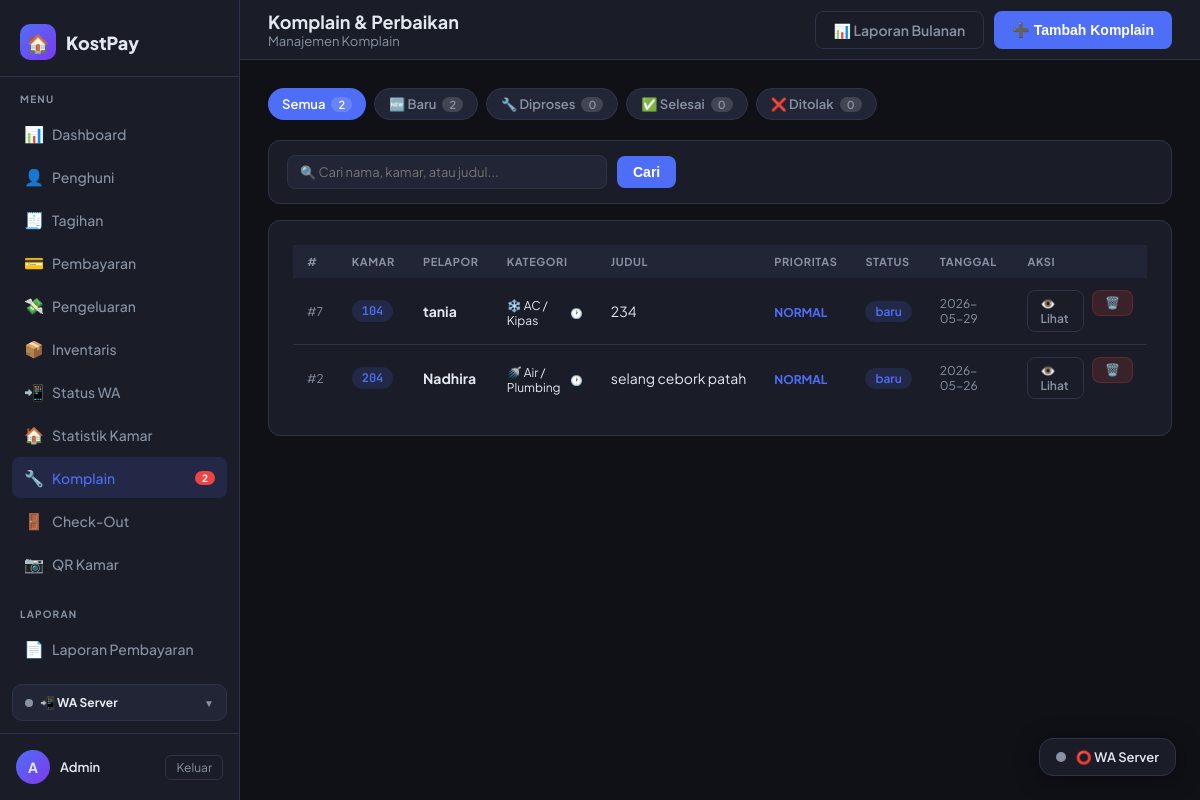
The app's page /komplain/ (signed in) with its own data.
### tables this page shows
CREATE TABLE komplain (
            id            INTEGER PRIMARY KEY AUTOINCREMENT,
            nama_pelapor  TEXT    NOT NULL,
            nomor_kamar   TEXT    NOT NULL,
            no_hp         TEXT,
            kategori      TEXT    NOT NULL DEFAULT 'lainnya',
            judul         TEXT    NOT NULL,
            deskripsi     TEXT    NOT NULL,
            foto_path     TEXT,
            status        TEXT    NOT NULL DEFAULT 'baru',
            -- status: baru | diproses | selesai | ditolak
            prioritas     TEXT    NOT NULL DEFAULT 'normal',
            -- prioritas: rendah | normal | tinggi | urgent
            catatan_admin TEXT,
            created_at    TEXT    NOT NULL DEFAULT (datetime('now','localtime')),
            updated_at    TEXT    NOT NULL DEFAULT (datetime('now','localtime')),
            selesai_at    TEXT
        );

### routes/komplain_routes.py (the view)
@komplain_bp.route('/')
@login_required
def index():
    status = request.args.get('status', '')
    search = request.args.get('q', '')
    now    = datetime.now()
    bulan  = int(request.args.get('bulan', now.month))
    tahun  = int(request.args.get('tahun', now.year))
    daftar = komplain_model.get_all(
        status=status or None,
        bulan=bulan if request.args.get('bulan') else None,
        tahun=tahun if request.args.get('tahun') else None,
        search=search or None,
    )
    semua  = komplain_model.get_all()
    counts = {s: sum(1 for r in semua if r['status']==s)
              for s,_ in komplain_model.STATUS_LIST}
    counts['semua'] = len(semua)
    from models.database import get_db
    terakhir_selesai = {}
    for r in daftar:
        row_ts = get_db().execute(
            """SELECT selesai_at, updated_at FROM komplain
               WHERE UPPER(TRIM(nomor_kamar)) = UPPER(TRIM(?))
                 AND LOWER(kategori)          = LOWER(?)
                 AND status                   = 'selesai'
                 AND id                       != ?
               ORDER BY COALESCE(selesai_at, updated_at) DESC
               LIMIT 1""",
            (r['nomor_kamar'], r['kategori'], r['id'])
        ).fetchone()
        if row_ts:
            tgl = row_ts['selesai_at'] or row_ts['updated_at']
            if tgl:
                terakhir_selesai[r['id']] = tgl[:10]
    return render_template('komplain/index.html',
        daftar=daftar,
        counts=counts,
        status_filter=status,
        search=search,
        bulan=bulan, tahun=tahun,
        STATUS_LIST=komplain_model.STATUS_LIST,
        KATEGORI_LIST=komplain_model.KATEGORI_LIST,
        PRIORITAS_LIST=komplain_model.PRIORITAS_LIST,
        terakhir_selesai=terakhir_selesai,
    )

### models/database.py (called while the page is built)
def get_db():
    conn = sqlite3.connect(DATABASE)
    conn.row_factory = sqlite3.Row
    return conn

### models/komplain_model.py (called while the page is built)
def get_all(status=None, bulan=None, tahun=None, search=None):
    db   = get_db()
    sql  = "SELECT * FROM komplain WHERE 1=1"
    args = []
    if status:
        sql += " AND status = ?"; args.append(status)
    if bulan and tahun:
        sql += " AND strftime('%Y-%m', created_at) = ?"; args.append(f"{tahun}-{bulan:02d}")
    if search:
        sql += " AND (nama_pelapor LIKE ? OR nomor_kamar LIKE ? OR judul LIKE ?)"; args += [f"%{search}%"]*3
    sql += " ORDER BY created_at DESC"
    return db.execute(sql, args).fetchall()

### routes/komplain_routes.py (called while the page is built)
def login_required(f):
    @wraps(f)
    def decorated(*args, **kwargs):
        if not session.get('admin_id'):
            return redirect(url_for('auth.login'))
        return f(*args, **kwargs)
    return decorated

### utils/context_processors.py (called while the page is built)
def register_context_processors(app):
    @app.context_processor
    def inject_komplain_badge():
        if not session.get('admin_id'):
            return {}
        try:
            from models.database import get_db
            row = get_db().execute(
                "SELECT COUNT(*) c FROM komplain WHERE status='baru'"
            ).fetchone()
            return {'komplain_baru_count': row['c'] if row and row['c'] else 0}
        except Exception:
            return {'komplain_baru_count': 0}

### templates/komplain/index.html (shortened to what this page needs)
{% extends 'base.html' %}
{% block page_title %}Komplain & Perbaikan{% endblock %}
{% block breadcrumb %}Manajemen Komplain{% endblock %}
{% block topbar_actions %}
  <a href="{{ url_for('komplain.laporan') }}" class="btn btn-outline">📊 Laporan Bulanan</a>
  <button onclick="openModal()" class="btn btn-primary">➕ Tambah Komplain</button>
{% endblock %}
{% block content %}
<div style="display:flex; gap:8px; flex-wrap:wrap; margin-bottom:20px;">
  {% set tabs = [('', 'Semua', counts.semua), ('baru','🆕 Baru', counts.baru),
                 ('diproses','🔧 Diproses', counts.diproses),
                 ('selesai','✅ Selesai', counts.selesai),
                 ('ditolak','❌ Ditolak', counts.ditolak)] %}
  {% for val, label, cnt in tabs %}
  <a href="{{ url_for('komplain.index', status=val, q=search) }}"
     style="display:inline-flex; align-items:center; gap:6px; padding:7px 14px; border-radius:20px;
            font-size:13px; font-weight:600; text-decoration:none; transition:all .15s;
            {{ 'background:var(--accent); color:#fff;' if status_filter==val else 'background:var(--surface2); color:var(--muted); border:1px solid var(--border);' }}">
    {{ label }}
    <span style="background:rgba(255,255,255,.15); border-radius:10px; padding:1px 7px; font-size:11px;">{{ cnt }}</span>
  </a>
  {% endfor %}
</div>
<div class="card" style="padding:14px 18px; margin-bottom:16px;">
  <form method="GET" style="display:flex; gap:10px; align-items:center; flex-wrap:wrap;">
    <input type="text" name="q" value="{{ search }}" placeholder="🔍 Cari nama, kamar, atau judul..."
           style="max-width:320px; padding:8px 12px; font-size:13px;">
    <button type="submit" class="btn btn-primary" style="padding:8px 16px;">Cari</button>
  </form>
</div>
<div class="card">
  <div class="table-wrap">
    {% if daftar %}
    <table>
      <thead>
        <tr>
          <th>#</th><th>Kamar</th><th>Pelapor</th><th>Kategori</th>
          <th>Judul</th><th>Prioritas</th><th>Status</th>
          <th>Tanggal</th><th>Aksi</th>
        </tr>
      </thead>
      <tbody>
      {% for r in daftar %}
      {% set prio_color = {'urgent':'var(--red)','tinggi':'#f97316','normal':'var(--accent)','rendah':'var(--muted)'} %}
      {% set stat_badge = {'baru':'badge-info','diproses':'badge-warning','selesai':'badge-success','ditolak':'badge-secondary'} %}
      <tr>
        <td class="text-muted" style="font-size:12px;">#{{ r.id }}</td>
        <td><span class="badge badge-info text-mono">{{ r.nomor_kamar }}</span></td>
        <td class="fw-bold">{{ r.nama_pelapor }}</td>
        <td>
          {% for k, label in KATEGORI_LIST %}{% if k==r.kategori %}
          <span class="kat-cell"
                data-kamar="{{ r.nomor_kamar }}"
                data-label="{{ label }}"
                data-terakhir="{{ terakhir_selesai.get(r.id, '') }}"
                onclick="bukaRiwayat('{{ r.nomor_kamar }}', '{{ r.nama_pelapor }}')"
                style="font-size:12px; cursor:pointer; position:relative; display:inline-flex; align-items:center; gap:4px;">
            {{ label }}
            <span style="font-size:10px; color:var(--muted);">🕐</span>
          </span>
          {% endif %}{% endfor %}
        </td>
        <td style="max-width:220px; overflow:hidden; text-overflow:ellipsis; white-space:nowrap;"
            title="{{ r.judul }}">{{ r.judul }}</td>
        <td>
          <span style="font-size:12px; font-weight:700; color:{{ prio_color.get(r.prioritas,'var(--muted)') }};">
            {{ r.prioritas | upper }}
          </span>
        </td>
        <td><span class="badge {{ stat_badge.get(r.status,'badge-secondary') }}">{{ r.status }}</span></td>
        <td class="text-muted" style="font-size:12px;">{{ r.created_at[:10] }}</td>
        <td>
          <div class="flex gap-2">
            <a href="{{ url_for('komplain.detail', kid=r.id) }}" class="btn btn-outline btn-sm">👁️ Lihat</a>
            <form method="POST" action="{{ url_for('komplain.hapus', kid=r.id) }}"
                  onsubmit="return confirm('Hapus komplain ini?')" style="display:inline;">
              <button type="submit" class="btn btn-danger btn-sm">🗑️</button>
            </form>
          </div>
        </td>
      </tr>
      {% endfor %}
      </tbody>
    </table>
    {% endif %}
  </div>
</div>
{% endblock %}

### templates/base.html (style rules this page uses)
:root { --bg: #0f1117; --surface: #1a1d27; --surface2: #222535; --border: #2e3347; --accent: #4f6ef7; --accent2: #7c3aed; --green: #22c55e; --yellow: #eab308; --red: #ef4444; --text: #e2e8f0; --muted: #8892a4; --font: 'Plus Jakarta Sans', sans-serif; --mono: 'JetBrains Mono', monospace; --radius: 12px; --sidebar-w: 240px; }
* { box-sizing: border-box; margin: 0; padding: 0; }
body { font-family: var(--font); background: var(--bg); color: var(--text); min-height: 100vh; display: flex; }
.card { background: var(--surface); border: 1px solid var(--border); border-radius: var(--radius); padding: 24px; }
.table-wrap { overflow-x: auto; }
table { width: 100%; border-collapse: collapse; font-size: 14px; }
th { background: var(--surface2); color: var(--muted); font-size: 11px; font-weight: 700; text-transform: uppercase; letter-spacing: .6px; padding: 10px 14px; text-align: left; }
td { padding: 12px 14px; border-bottom: 1px solid var(--border); }
tr:last-child td { border-bottom: none; }
.badge { display: inline-flex; align-items: center; padding: 3px 10px; border-radius: 20px; font-size: 12px; font-weight: 600; }
.badge-info { background: rgba(79,110,247,.15); color: var(--accent); }
.btn { display: inline-flex; align-items: center; gap: 6px; padding: 9px 18px; border-radius: 8px; font-size: 14px; font-weight: 600; cursor: pointer; border: none; text-decoration: none; transition: all .15s; }
.btn-primary { background: var(--accent); color: #fff; }
.btn-danger { background: rgba(239,68,68,.15); color: var(--red); border: 1px solid rgba(239,68,68,.2); }
.btn-sm { padding: 5px 12px; font-size: 12px; }
.btn-outline { background: none; border: 1px solid var(--border); color: var(--muted); }
input, select, textarea { width: 100%; background: var(--surface2); border: 1px solid var(--border); border-radius: 8px; padding: 10px 14px; color: var(--text); font-family: var(--font); font-size: 14px; outline: none; transition: border-color .15s; }
.flex { display: flex; }
.gap-2 { gap: 8px; }
.text-muted { color: var(--muted); font-size: 13px; }
.text-mono { font-family: var(--mono); }
.fw-bold { font-weight: 700; }

### templates/komplain/index.html (style rules this page uses)
.kat-cell { position: relative; }

### records on screen
komplain: id "7", nomor_kamar "104", nama_pelapor "tania", KATEGORI_LIST "❄️ AC / Kipas", judul "234", prioritas "NORMAL", status "baru", created_at "2026-05-29"
komplain: id "2", nomor_kamar "204", nama_pelapor "Nadhira", KATEGORI_LIST "🚿 Air / Plumbing", judul "selang cebork patah", prioritas "NORMAL", status "baru", created_at "2026-05-26"

### other values on screen
{{ komplain_baru_count }} "2"
{{ (session.admin_nama or 'A')[0] }} "A"
{{ session.admin_nama or 'Admin' }} "Admin"
{{ label }} "Semua" "🆕 Baru" "🔧 Diproses" "✅ Selesai" "❌ Ditolak"
{{ cnt }} "2" "2" "0" "0" "0"
